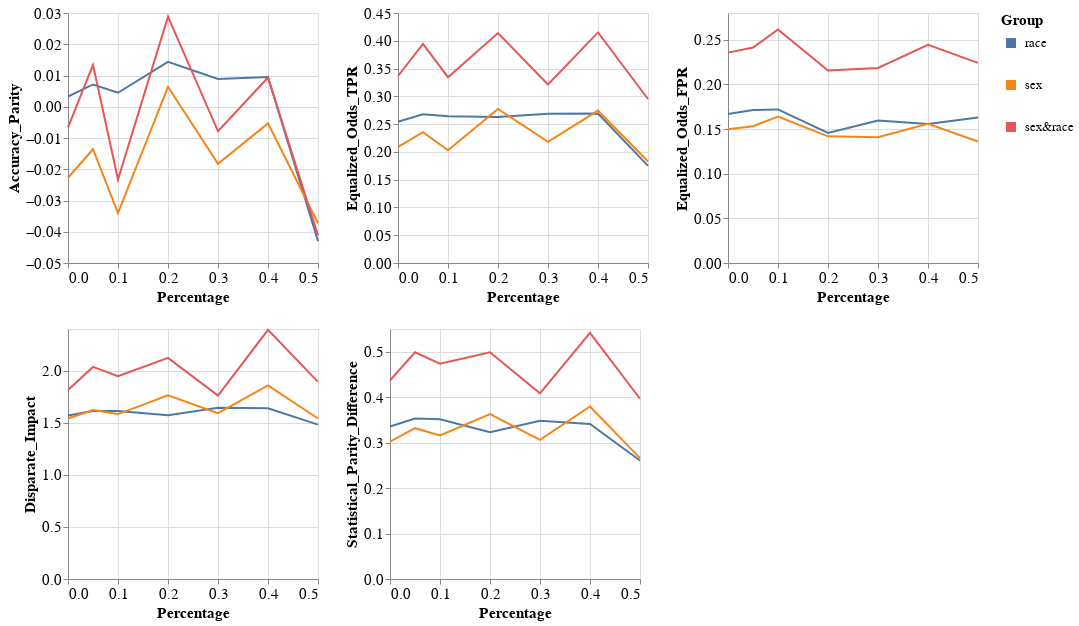

Notebook code for this chart:
### Code cell
visualizer.create_groups_grid_pct_lines_plot(model_name=MODEL_NAMES[0],
                                             target_preprocessing_technique=PREPROCESSING_TECHNIQUES[0],
                                             group_metrics_type='fairness')

### Figure 1 — Vega-Lite specification as saved in the notebook (floating-point values rounded to 4 significant figures)
{"config": {"view": {"continuousWidth": 400, "continuousHeight": 300}, "axis": {"labelFontSize": 15, "titleFontSize": 15}, "legend": {"labelFontSize": 13, "symbolStrokeWidth": 10, "titleFontSize": 15}}, "vconcat": [{"hconcat": [{"mark": "line", "encoding": {"color": {"field": "Group", "type": "nominal"}, "x": {"field": "Percentage", "type": "quantitative"}, "y": {"field": "Metric_Value", "title": "Accuracy_Parity", "type": "quantitative"}}, "height": 250, "width": 250}, {"data": {"name": "data-886afbb780fc22d5475d591c2290ab53"}, "mark": "line", "encoding": {"color": {"field": "Group", "type": "nominal"}, "x": {"field": "Percentage", "type": "quantitative"}, "y": {"field": "Metric_Value", "title": "Equalized_Odds_TPR", "type": "quantitative"}}, "height": 250, "width": 250}, {"data": {"name": "data-d426deec64086c938aadd10d5edff50b"}, "mark": "line", "encoding": {"color": {"field": "Group", "type": "nominal"}, "x": {"field": "Percentage", "type": "quantitative"}, "y": {"field": "Metric_Value", "title": "Equalized_Odds_FPR", "type": "quantitative"}}, "height": 250, "width": 250}]}, {"hconcat": [{"mark": "line", "encoding": {"color": {"field": "Group", "type": "nominal"}, "x": {"field": "Percentage", "type": "quantitative"}, "y": {"field": "Metric_Value", "title": "Disparate_Impact", "type": "quantitative"}}, "height": 250, "width": 250}, {"data": {"name": "data-1bbff11e4c95c1c18fa7b8cb7915705c"}, "mark": "line", "encoding": {"color": {"field": "Group", "type": "nominal"}, "x": {"field": "Percentage", "type": "quantitative"}, "y": {"field": "Metric_Value", "title": "Statistical_Parity_Difference", "type": "quantitative"}}, "height": 250, "width": 250}], "data": {"name": "data-e194e567a4cb29ab61b826b383a0e65e"}}], "data": {"name": "data-bea4215e2a8af9751328fab7fafa5a8e"}, "$schema": "https://vega.github.io/schema/vega-lite/v4.17.0.json", "datasets": {"data-bea4215e2a8af9751328fab7fafa5a8e": [{"Model_Name": "DecisionTreeClassifier", "Metric": "Accuracy_Parity", "Group": "race", "Metric_Value": 0.003287, "Percentage": 0.0}, {"Model_Name": "DecisionTreeClassifier", "Metric": "Accuracy_Parity", "Group": "sex", "Metric_Value": -0.02272, "Percentage": 0.0}, {"Model_Name": "DecisionTreeClassifier", "Metric": "Accuracy_Parity", "Group": "sex&race", "Metric_Value": -0.006618, "Percentage": 0.0}, {"Model_Name": "DecisionTreeClassifier", "Metric": "Accuracy_Parity", "Group": "race", "Metric_Value": 0.007133, "Percentage": 0.05}, {"Model_Name": "DecisionTreeClassifier", "Metric": "Accuracy_Parity", "Group": "sex", "Metric_Value": -0.0136, "Percentage": 0.05}, {"Model_Name": "DecisionTreeClassifier", "Metric": "Accuracy_Parity", "Group": "sex&race", "Metric_Value": 0.01342, "Percentage": 0.05}, {"Model_Name": "DecisionTreeClassifier", "Metric": "Accuracy_Parity", "Group": "race", "Metric_Value": 0.004475, "Percentage": 0.1}, {"Model_Name": "DecisionTreeClassifier", "Metric": "Accuracy_Parity", "Group": "sex", "Metric_Value": -0.034, "Percentage": 0.1}, {"Model_Name": "DecisionTreeClassifier", "Metric": "Accuracy_Parity", "Group": "sex&race", "Metric_Value": -0.02328, "Percentage": 0.1}, {"Model_Name": "DecisionTreeClassifier", "Metric": "Accuracy_Parity", "Group": "race", "Metric_Value": 0.01439, "Percentage": 0.2}, {"Model_Name": "DecisionTreeClassifier", "Metric": "Accuracy_Parity", "Group": "sex", "Metric_Value": 0.006384, "Percentage": 0.2}, {"Model_Name": "DecisionTreeClassifier", "Metric": "Accuracy_Parity", "Group": "sex&race", "Metric_Value": 0.02884, "Percentage": 0.2}, {"Model_Name": "DecisionTreeClassifier", "Metric": "Accuracy_Parity", "Group": "race", "Metric_Value": 0.008915, "Percentage": 0.3}, {"Model_Name": "DecisionTreeClassifier", "Metric": "Accuracy_Parity", "Group": "sex", "Metric_Value": -0.01828, "Percentage": 0.3}, {"Model_Name": "DecisionTreeClassifier", "Metric": "Accuracy_Parity", "Group": "sex&race", "Metric_Value": -0.007857, "Percentage": 0.3}, {"Model_Name": "DecisionTreeClassifier", "Metric": "Accuracy_Parity", "Group": "race", "Metric_Value": 0.00954, "Percentage": 0.4}, {"Model_Name": "DecisionTreeClassifier", "Metric": "Accuracy_Parity", "Group": "sex", "Metric_Value": -0.005325, "Percentage": 0.4}, {"Model_Name": "DecisionTreeClassifier", "Metric": "Accuracy_Parity", "Group": "sex&race", "Metric_Value": 0.00936, "Percentage": 0.4}, {"Model_Name": "DecisionTreeClassifier", "Metric": "Accuracy_Parity", "Group": "race", "Metric_Value": -0.043, "Percentage": 0.5}, {"Model_Name": "DecisionTreeClassifier", "Metric": "Accuracy_Parity", "Group": "sex", "Metric_Value": -0.03726, "Percentage": 0.5}, {"Model_Name": "DecisionTreeClassifier", "Metric": "Accuracy_Parity", "Group": "sex&race", "Metric_Value": -0.0411, "Percentage": 0.5}], "data-886afbb780fc22d5475d591c2290ab53": [{"Model_Name": "DecisionTreeClassifier", "Metric": "Equalized_Odds_TPR", "Group": "race", "Metric_Value": 0.2541, "Percentage": 0.0}, {"Model_Name": "DecisionTreeClassifier", "Metric": "Equalized_Odds_TPR", "Group": "sex", "Metric_Value": 0.2091, "Percentage": 0.0}, {"Model_Name": "DecisionTreeClassifier", "Metric": "Equalized_Odds_TPR", "Group": "sex&race", "Metric_Value": 0.3366, "Percentage": 0.0}, {"Model_Name": "DecisionTreeClassifier", "Metric": "Equalized_Odds_TPR", "Group": "race", "Metric_Value": 0.2678, "Percentage": 0.05}, {"Model_Name": "DecisionTreeClassifier", "Metric": "Equalized_Odds_TPR", "Group": "sex", "Metric_Value": 0.2356, "Percentage": 0.05}, {"Model_Name": "DecisionTreeClassifier", "Metric": "Equalized_Odds_TPR", "Group": "sex&race", "Metric_Value": 0.3943, "Percentage": 0.05}, {"Model_Name": "DecisionTreeClassifier", "Metric": "Equalized_Odds_TPR", "Group": "race", "Metric_Value": 0.264, "Percentage": 0.1}, {"Model_Name": "DecisionTreeClassifier", "Metric": "Equalized_Odds_TPR", "Group": "sex", "Metric_Value": 0.203, "Percentage": 0.1}, {"Model_Name": "DecisionTreeClassifier", "Metric": "Equalized_Odds_TPR", "Group": "sex&race", "Metric_Value": 0.3344, "Percentage": 0.1}, {"Model_Name": "DecisionTreeClassifier", "Metric": "Equalized_Odds_TPR", "Group": "race", "Metric_Value": 0.2626, "Percentage": 0.2}, {"Model_Name": "DecisionTreeClassifier", "Metric": "Equalized_Odds_TPR", "Group": "sex", "Metric_Value": 0.2773, "Percentage": 0.2}, {"Model_Name": "DecisionTreeClassifier", "Metric": "Equalized_Odds_TPR", "Group": "sex&race", "Metric_Value": 0.4139, "Percentage": 0.2}, {"Model_Name": "DecisionTreeClassifier", "Metric": "Equalized_Odds_TPR", "Group": "race", "Metric_Value": 0.2685, "Percentage": 0.3}, {"Model_Name": "DecisionTreeClassifier", "Metric": "Equalized_Odds_TPR", "Group": "sex", "Metric_Value": 0.2182, "Percentage": 0.3}, {"Model_Name": "DecisionTreeClassifier", "Metric": "Equalized_Odds_TPR", "Group": "sex&race", "Metric_Value": 0.3214, "Percentage": 0.3}, {"Model_Name": "DecisionTreeClassifier", "Metric": "Equalized_Odds_TPR", "Group": "race", "Metric_Value": 0.269, "Percentage": 0.4}, {"Model_Name": "DecisionTreeClassifier", "Metric": "Equalized_Odds_TPR", "Group": "sex", "Metric_Value": 0.2742, "Percentage": 0.4}, {"Model_Name": "DecisionTreeClassifier", "Metric": "Equalized_Odds_TPR", "Group": "sex&race", "Metric_Value": 0.415, "Percentage": 0.4}, {"Model_Name": "DecisionTreeClassifier", "Metric": "Equalized_Odds_TPR", "Group": "race", "Metric_Value": 0.1749, "Percentage": 0.5}, {"Model_Name": "DecisionTreeClassifier", "Metric": "Equalized_Odds_TPR", "Group": "sex", "Metric_Value": 0.1826, "Percentage": 0.5}, {"Model_Name": "DecisionTreeClassifier", "Metric": "Equalized_Odds_TPR", "Group": "sex&race", "Metric_Value": 0.2952, "Percentage": 0.5}], "data-d426deec64086c938aadd10d5edff50b": [{"Model_Name": "DecisionTreeClassifier", "Metric": "Equalized_Odds_FPR", "Group": "race", "Metric_Value": 0.167, "Percentage": 0.0}, {"Model_Name": "DecisionTreeClassifier", "Metric": "Equalized_Odds_FPR", "Group": "sex", "Metric_Value": 0.1499, "Percentage": 0.0}, {"Model_Name": "DecisionTreeClassifier", "Metric": "Equalized_Odds_FPR", "Group": "sex&race", "Metric_Value": 0.2356, "Percentage": 0.0}, {"Model_Name": "DecisionTreeClassifier", "Metric": "Equalized_Odds_FPR", "Group": "race", "Metric_Value": 0.1715, "Percentage": 0.05}, {"Model_Name": "DecisionTreeClassifier", "Metric": "Equalized_Odds_FPR", "Group": "sex", "Metric_Value": 0.1531, "Percentage": 0.05}, {"Model_Name": "DecisionTreeClassifier", "Metric": "Equalized_Odds_FPR", "Group": "sex&race", "Metric_Value": 0.2414, "Percentage": 0.05}, {"Model_Name": "DecisionTreeClassifier", "Metric": "Equalized_Odds_FPR", "Group": "race", "Metric_Value": 0.172, "Percentage": 0.1}, {"Model_Name": "DecisionTreeClassifier", "Metric": "Equalized_Odds_FPR", "Group": "sex", "Metric_Value": 0.1641, "Percentage": 0.1}, {"Model_Name": "DecisionTreeClassifier", "Metric": "Equalized_Odds_FPR", "Group": "sex&race", "Metric_Value": 0.2615, "Percentage": 0.1}, {"Model_Name": "DecisionTreeClassifier", "Metric": "Equalized_Odds_FPR", "Group": "race", "Metric_Value": 0.1456, "Percentage": 0.2}, {"Model_Name": "DecisionTreeClassifier", "Metric": "Equalized_Odds_FPR", "Group": "sex", "Metric_Value": 0.1419, "Percentage": 0.2}, {"Model_Name": "DecisionTreeClassifier", "Metric": "Equalized_Odds_FPR", "Group": "sex&race", "Metric_Value": 0.2155, "Percentage": 0.2}, {"Model_Name": "DecisionTreeClassifier", "Metric": "Equalized_Odds_FPR", "Group": "race", "Metric_Value": 0.1595, "Percentage": 0.3}, {"Model_Name": "DecisionTreeClassifier", "Metric": "Equalized_Odds_FPR", "Group": "sex", "Metric_Value": 0.1409, "Percentage": 0.3}, {"Model_Name": "DecisionTreeClassifier", "Metric": "Equalized_Odds_FPR", "Group": "sex&race", "Metric_Value": 0.2184, "Percentage": 0.3}, {"Model_Name": "DecisionTreeClassifier", "Metric": "Equalized_Odds_FPR", "Group": "race", "Metric_Value": 0.1557, "Percentage": 0.4}, {"Model_Name": "DecisionTreeClassifier", "Metric": "Equalized_Odds_FPR", "Group": "sex", "Metric_Value": 0.156, "Percentage": 0.4}, {"Model_Name": "DecisionTreeClassifier", "Metric": "Equalized_Odds_FPR", "Group": "sex&race", "Metric_Value": 0.2443, "Percentage": 0.4}, {"Model_Name": "DecisionTreeClassifier", "Metric": "Equalized_Odds_FPR", "Group": "race", "Metric_Value": 0.1628, "Percentage": 0.5}, {"Model_Name": "DecisionTreeClassifier", "Metric": "Equalized_Odds_FPR", "Group": "sex", "Metric_Value": 0.1361, "Percentage": 0.5}, {"Model_Name": "DecisionTreeClassifier", "Metric": "Equalized_Odds_FPR", "Group": "sex&race", "Metric_Value": 0.2241, "Percentage": 0.5}], "data-e194e567a4cb29ab61b826b383a0e65e": [{"Model_Name": "DecisionTreeClassifier", "Metric": "Disparate_Impact", "Group": "race", "Metric_Value": 1.57, "Percentage": 0.0}, {"Model_Name": "DecisionTreeClassifier", "Metric": "Disparate_Impact", "Group": "sex", "Metric_Value": 1.541, "Percentage": 0.0}, {"Model_Name": "DecisionTreeClassifier", "Metric": "Disparate_Impact", "Group": "sex&race", "Metric_Value": 1.813, "Percentage": 0.0}, {"Model_Name": "DecisionTreeClassifier", "Metric": "Disparate_Impact", "Group": "race", "Metric_Value": 1.612, "Percentage": 0.05}, {"Model_Name": "DecisionTreeClassifier", "Metric": "Disparate_Impact", "Group": "sex", "Metric_Value": 1.622, "Percentage": 0.05}, {"Model_Name": "DecisionTreeClassifier", "Metric": "Disparate_Impact", "Group": "sex&race", "Metric_Value": 2.036, "Percentage": 0.05}, {"Model_Name": "DecisionTreeClassifier", "Metric": "Disparate_Impact", "Group": "race", "Metric_Value": 1.614, "Percentage": 0.1}, {"Model_Name": "DecisionTreeClassifier", "Metric": "Disparate_Impact", "Group": "sex", "Metric_Value": 1.583, "Percentage": 0.1}, {"Model_Name": "DecisionTreeClassifier", "Metric": "Disparate_Impact", "Group": "sex&race", "Metric_Value": 1.948, "Percentage": 0.1}, {"Model_Name": "DecisionTreeClassifier", "Metric": "Disparate_Impact", "Group": "race", "Metric_Value": 1.572, "Percentage": 0.2}, {"Model_Name": "DecisionTreeClassifier", "Metric": "Disparate_Impact", "Group": "sex", "Metric_Value": 1.764, "Percentage": 0.2}, {"Model_Name": "DecisionTreeClassifier", "Metric": "Disparate_Impact", "Group": "sex&race", "Metric_Value": 2.123, "Percentage": 0.2}, {"Model_Name": "DecisionTreeClassifier", "Metric": "Disparate_Impact", "Group": "race", "Metric_Value": 1.644, "Percentage": 0.3}, {"Model_Name": "DecisionTreeClassifier", "Metric": "Disparate_Impact", "Group": "sex", "Metric_Value": 1.592, "Percentage": 0.3}, {"Model_Name": "DecisionTreeClassifier", "Metric": "Disparate_Impact", "Group": "sex&race", "Metric_Value": 1.761, "Percentage": 0.3}, {"Model_Name": "DecisionTreeClassifier", "Metric": "Disparate_Impact", "Group": "race", "Metric_Value": 1.639, "Percentage": 0.4}, {"Model_Name": "DecisionTreeClassifier", "Metric": "Disparate_Impact", "Group": "sex", "Metric_Value": 1.859, "Percentage": 0.4}, {"Model_Name": "DecisionTreeClassifier", "Metric": "Disparate_Impact", "Group": "sex&race", "Metric_Value": 2.392, "Percentage": 0.4}, {"Model_Name": "DecisionTreeClassifier", "Metric": "Disparate_Impact", "Group": "race", "Metric_Value": 1.482, "Percentage": 0.5}, {"Model_Name": "DecisionTreeClassifier", "Metric": "Disparate_Impact", "Group": "sex", "Metric_Value": 1.541, "Percentage": 0.5}, {"Model_Name": "DecisionTreeClassifier", "Metric": "Disparate_Impact", "Group": "sex&race", "Metric_Value": 1.892, "Percentage": 0.5}], "data-1bbff11e4c95c1c18fa7b8cb7915705c": [{"Model_Name": "DecisionTreeClassifier", "Metric": "Statistical_Parity_Difference", "Group": "race", "Metric_Value": 0.3356, "Percentage": 0.0}, {"Model_Name": "DecisionTreeClassifier", "Metric": "Statistical_Parity_Difference", "Group": "sex", "Metric_Value": 0.3023, "Percentage": 0.0}, {"Model_Name": "DecisionTreeClassifier", "Metric": "Statistical_Parity_Difference", "Group": "sex&race", "Metric_Value": 0.4368, "Percentage": 0.0}, {"Model_Name": "DecisionTreeClassifier", "Metric": "Statistical_Parity_Difference", "Group": "race", "Metric_Value": 0.3531, "Percentage": 0.05}, {"Model_Name": "DecisionTreeClassifier", "Metric": "Statistical_Parity_Difference", "Group": "sex", "Metric_Value": 0.3318, "Percentage": 0.05}, {"Model_Name": "DecisionTreeClassifier", "Metric": "Statistical_Parity_Difference", "Group": "sex&race", "Metric_Value": 0.4989, "Percentage": 0.05}, {"Model_Name": "DecisionTreeClassifier", "Metric": "Statistical_Parity_Difference", "Group": "race", "Metric_Value": 0.3513, "Percentage": 0.1}, {"Model_Name": "DecisionTreeClassifier", "Metric": "Statistical_Parity_Difference", "Group": "sex", "Metric_Value": 0.3159, "Percentage": 0.1}, {"Model_Name": "DecisionTreeClassifier", "Metric": "Statistical_Parity_Difference", "Group": "sex&race", "Metric_Value": 0.4739, "Percentage": 0.1}, {"Model_Name": "DecisionTreeClassifier", "Metric": "Statistical_Parity_Difference", "Group": "race", "Metric_Value": 0.3229, "Percentage": 0.2}, {"Model_Name": "DecisionTreeClassifier", "Metric": "Statistical_Parity_Difference", "Group": "sex", "Metric_Value": 0.3629, "Percentage": 0.2}, {"Model_Name": "DecisionTreeClassifier", "Metric": "Statistical_Parity_Difference", "Group": "sex&race", "Metric_Value": 0.4989, "Percentage": 0.2}, {"Model_Name": "DecisionTreeClassifier", "Metric": "Statistical_Parity_Difference", "Group": "race", "Metric_Value": 0.3483, "Percentage": 0.3}, {"Model_Name": "DecisionTreeClassifier", "Metric": "Statistical_Parity_Difference", "Group": "sex", "Metric_Value": 0.3061, "Percentage": 0.3}, {"Model_Name": "DecisionTreeClassifier", "Metric": "Statistical_Parity_Difference", "Group": "sex&race", "Metric_Value": 0.4085, "Percentage": 0.3}, {"Model_Name": "DecisionTreeClassifier", "Metric": "Statistical_Parity_Difference", "Group": "race", "Metric_Value": 0.341, "Percentage": 0.4}, {"Model_Name": "DecisionTreeClassifier", "Metric": "Statistical_Parity_Difference", "Group": "sex", "Metric_Value": 0.3795, "Percentage": 0.4}, {"Model_Name": "DecisionTreeClassifier", "Metric": "Statistical_Parity_Difference", "Group": "sex&race", "Metric_Value": 0.5414, "Percentage": 0.4}, {"Model_Name": "DecisionTreeClassifier", "Metric": "Statistical_Parity_Difference", "Group": "race", "Metric_Value": 0.2607, "Percentage": 0.5}, {"Model_Name": "DecisionTreeClassifier", "Metric": "Statistical_Parity_Difference", "Group": "sex", "Metric_Value": 0.2659, "Percentage": 0.5}, {"Model_Name": "DecisionTreeClassifier", "Metric": "Statistical_Parity_Difference", "Group": "sex&race", "Metric_Value": 0.3965, "Percentage": 0.5}]}}
